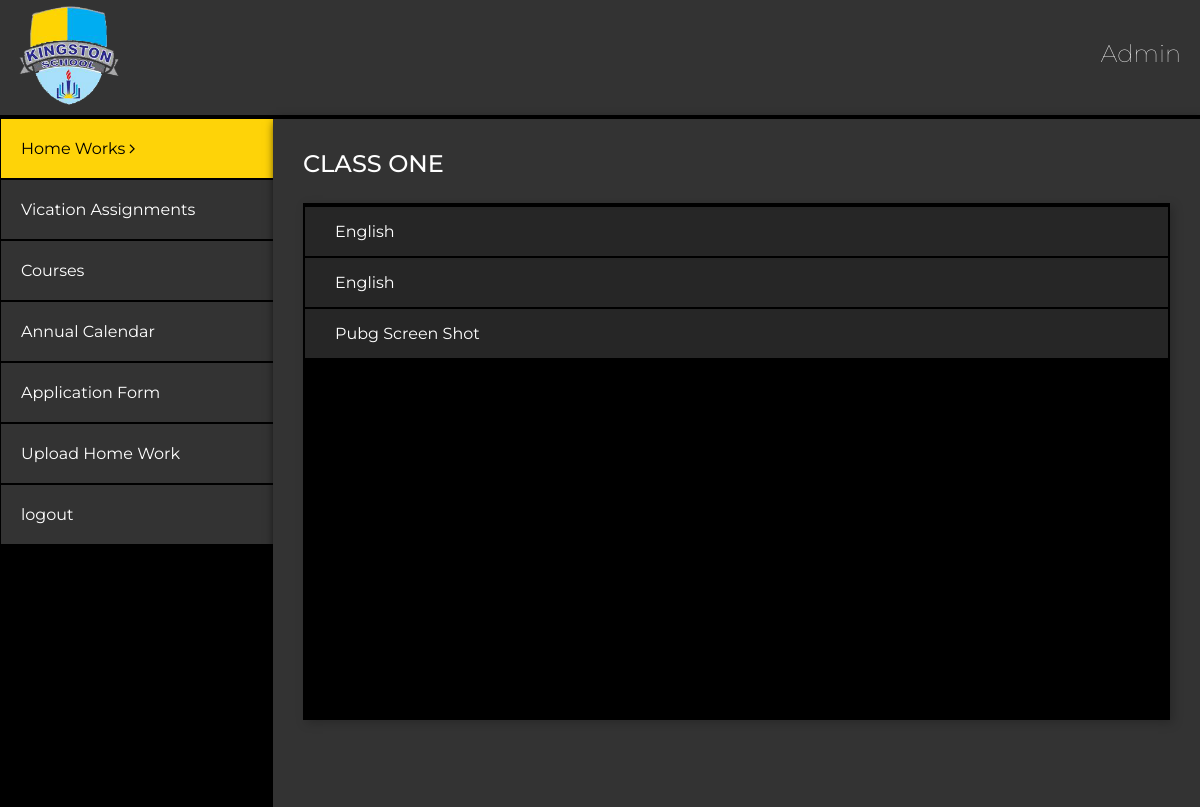
Page /onlinehomework/h-class-one.php (signed in) on the committed database.
### tables this page shows
CREATE TABLE `H_Class_One` (
  `id` int(11) NOT NULL,
  `image` varchar(255) NOT NULL,
  `image_text` varchar(255) NOT NULL
);

### onlinehomework/logics.php (called while the page is built, shortened)
<?php
    $db = mysqli_connect("dev58.onlinetestingserver.com", "dev58onlinetesti", "d(hi?G=~!jLX", "online-home-work");
    $h_class_one = mysqli_query($db, "SELECT * FROM H_Class_One");
?>

### onlinehomework/h-class-one.php (the view, shortened to what this page needs)
<?php include('logics.php'); ?>
<!DOCTYPE html>
<html>
<head>
	<link rel="stylesheet" type="text/css" href="css/style.css">
	<link rel="stylesheet" type="text/css" href="css/animate.css">
	<link rel="stylesheet" type="text/css" href="owl/css/owl.carousel.css">
	<link rel="stylesheet" href="https://cdnjs.cloudflare.com/ajax/libs/font-awesome/4.7.0/css/font-awesome.min.css">
</head>
<body>
<div class="header">
	<div class="logo">
		<a href="homework.php"><img src="images/logo.png"></a>
	</div>
	<div class="admin_btn_box">
		<h2><?php echo $_SESSION['username']; ?></h2>
	</div>
</div>
<div class="chat_body">
	<div class="user-panel">
		<div class="user_info">
	       <div class="clm">
	           <ul>
	               <li><a href="homework.php" class="active">Home Works <i class="fa fa-angle-right" aria-hidden="true"></i></a></li>
	               <li><a href="assignment.php">Vication Assignments</i></a></li>
	               <li><a href="#">Courses</a></li>
	               <li><a href="#">Annual Calendar</a></li>
	               <li><a href="application.php">Application Form</a></li>
	               <li><a href="jawascript:void(0)" id="Uhome">Upload Home Work</a></li>
	               <li><a href="index.php?logout='1'" >logout</a></li>
	           </ul>
	       </div>
		</div>
	</div>
	<div class="chat_panel">
        <h1>Class One</h1>
        <div class="file_box_outer">
	    <div id="content">
	        <ul>
            <?php
                while ($row = mysqli_fetch_array($h_class_one)){
                   echo "<li>";
      	              echo "<a  href='images/".$row['image']."' target='blank' >".$row['image_text']."</a>";
                   echo "</li>";
                }
            ?>
            </ul>
        </div>
        </div>
        </div>
	</div>
</body>
</html>

### onlinehomework/css/style.css (style rules this page uses)
html body .clm ul li a.active { background-color: #fed308 !important; color: #000 !important; }
body { margin: 0; padding: 0; font-family: Montserrat !important; background-color: #000; }
img,a { transition:.4s; }
.header { padding: 5px 18px; border: 1px solid #3333; width: 100%; background-color: #333; display: inline-block; box-sizing: border-box; }
h1,h2,h3,h4,h5,h6,p { color: #fff; }
h1 { font-size: 24px; font-weight: 500; text-transform: uppercase; margin: 0 0 25px; }
a { text-decoration:none !important; }
.header .logo img { width: 100px; }
.header .logo { float: left; }
.header .admin_btn_box h2 { text-transform: capitalize; font-weight: 100; }
.header .admin_btn_box { float: right; margin-top: 13px; }
.chat_body { display: flex; width: 100%; min-height: 86vh; }
.chat_body .user-panel { width: 15%; text-align: center; padding: 0px 0px 0px 0px; border: 1px solid #000; display: inline-block; }
.chat_body .chat_panel { width: 85%; background-color: #333; padding:30px; box-shadow: 3px 3px 10px #000; box-sizing: border-box; }
.file_box_outer { background-color: #000; width: 100%; padding: 2px; box-sizing: border-box; box-shadow: 3px 3px 10px #00000036; height: 517px; overflow: auto; scroll-behavior: smooth; }
.clm ul { margin: 0; padding: 0; }
.clm ul li a { background-color: #333333; color: #fff; padding: 20px 20px; width: 100%; display: block; margin: 2px 0px; text-align: left; }
.clm ul li:nth-child(1) a { margin-top: -1px !important; }
div#content ul { margin: 0 !important; padding: 0; }
div#content ul li { list-style: none; background-color: #333; margin: 2px 0px; padding: 0px 0px; }
div#content ul li a { width: 100% !important; padding: 15px 30px; text-transform: capitalize; display: block; box-sizing: border-box; color: #fff; background-color: #00000040; margin: 2px 0px; }
@media (max-width:1600px) { .chat_body .user-panel { width: 20%; } }
@media (max-width:1280px) { .chat_body .user-panel { width: 25%; } }

### rows in the picture
h_class_one: image_text "English"
h_class_one: image_text "English"
h_class_one: image_text "Pubg Screen Shot"

### other values in the picture
$_SESSION['username'] "Admin"
